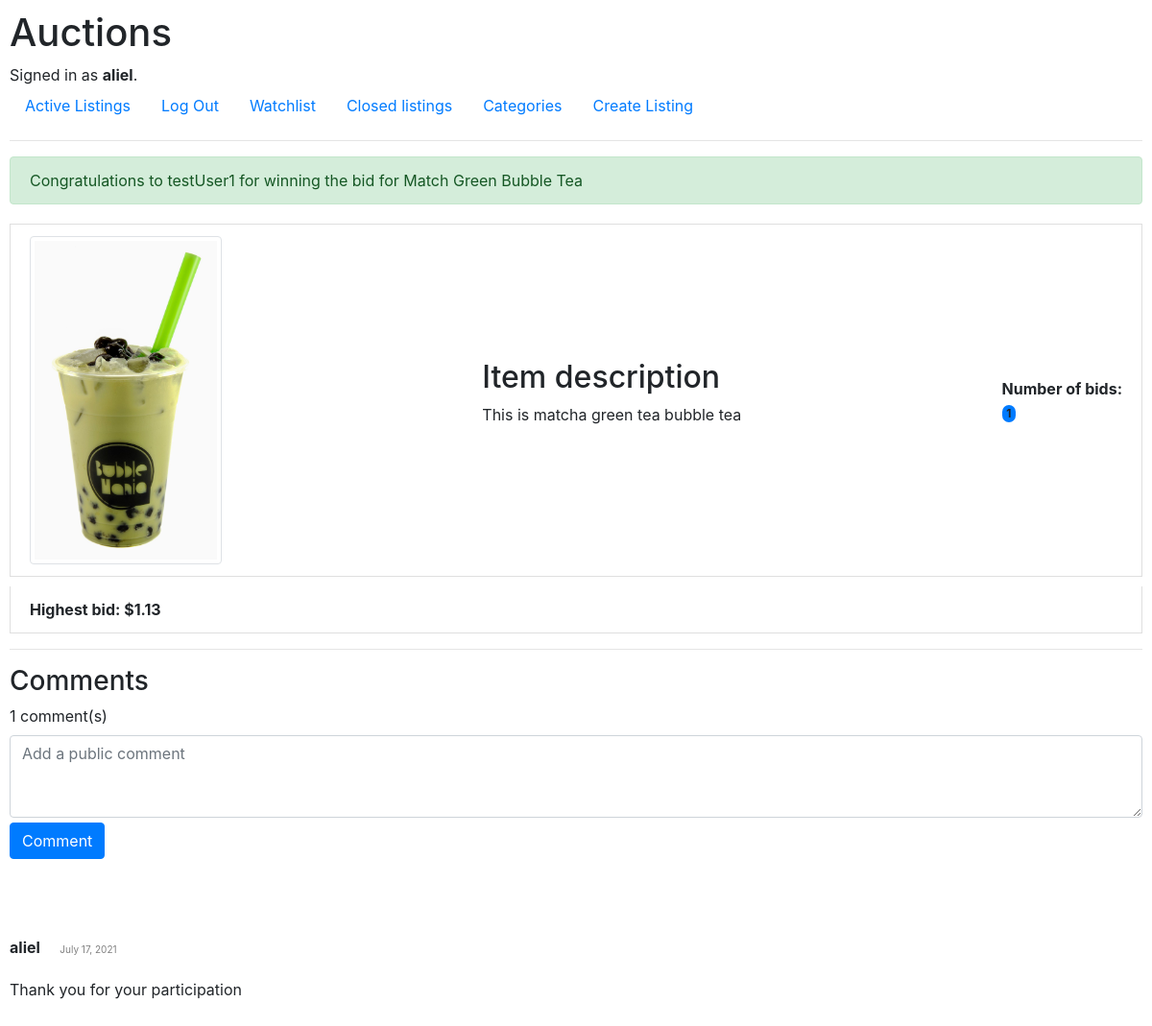
Screenshot of /34 (signed in) with the database file from the repository.
### auctions/models.py (models this page shows, shortened)
class User(AbstractUser):
    pass

class AuctionListing(models.Model):
    item_name = models.CharField(max_length=32)
    item_description = models.CharField(max_length=64)
    starting_price = models.FloatField()
    current_price = models.FloatField()
    user = models.ForeignKey(User, on_delete=models.CASCADE)
    pic = models.ImageField(upload_to="media")
    create_timestamp = models.DateTimeField(auto_now_add=True, auto_now=False)
    update_timestamp = models.DateTimeField(auto_now_add=False, auto_now=True)
    deadline = models.DateTimeField()
    categories = models.CharField(max_length=128, blank=True, null=True)
    watchlist_users = models.ManyToManyField(User, blank=True,
                                             related_name="watchlist")
    auction_winner = models.ForeignKey(User, on_delete=models.DO_NOTHING,
                                       blank=True, null=True,
                                       related_name="winner")
    is_closed = models.BooleanField(default=False)

class AuctionComment(models.Model):
    user = models.ForeignKey(User, on_delete=models.CASCADE)
    comment = models.CharField(max_length=256)
    timestamp = models.DateField(auto_now_add=True)
    listing = models.ForeignKey(AuctionListing, on_delete=models.CASCADE)

### auctions/views.py (the view, shortened to what this page needs)
# urls.py: path("<int:item_id>", views.auction_item, name="item"),
def auction_item(request, item_id):
    listing = AuctionListing.objects.get(pk=item_id)
    num_bids = AuctionBid.objects.filter(listing=listing).count()
    adjust = timedelta(hours=4)
    try:  # this will not work if no bids have been made yet
        highest_bid = AuctionBid.objects.get(listing=listing,
                                             bid_amount=listing.current_price)
    except AuctionBid.DoesNotExist:
        highest_bid = None
    comments = AuctionComment.objects.filter(listing=listing)
    num_comments = comments.count()
    if request.method == "POST":
        if request.POST["form_type"] == "bid":
            return HttpResponseRedirect(reverse("bid", args=(item_id,)))
        elif request.POST["form_type"] == "comment":
            make_comment(request, listing)
            return HttpResponseRedirect(reverse("item", args=(item_id,)))
        elif request.POST["form_type"] == "watchlist":
            user_id = int(request.POST["uid"])
            user = User.objects.get(pk=user_id)
            listing.watchlist_users.add(user)
            return HttpResponseRedirect(reverse("watchlist"))
        elif request.POST["form_type"] == "close":
            return close_listing(listing)
    else:
        user = User.objects.get(pk=request.user.id)
        context = {
            "listing": listing,
            "num_bids": num_bids,
            "comments": comments,
            "num_comments": num_comments,
            "watchlisted": listing in user.watchlist.all()
        }
        if highest_bid:
            context["bid_user"] = highest_bid.user
        else:
            context["bid_user"] = highest_bid
        return render(request, "auctions/item.html", context)

### auctions/templates/auctions/item.html (shortened to what this page needs)
{% extends "auctions/layout.html" %}
{% block body %}
    {% if listing.is_closed %}
        <div class="alert alert-success" role="alert">
           Congratulations to {{listing.auction_winner}} for winning the bid for {{listing.item_name}}
        </div>
    {% else %}
        <div class="alert alert-warning" role="alert">
            Bidding ends on {{listing.deadline}}
        </div>
    {% endif %}
            <li class="list-group-item d-flex justify-content-between align-items-center" style="margin-bottom: 10px;">
                {% if listing.pic %}
                    <img src="media/{{listing.pic.url}}" class="img-thumbnail" alt="{{ listing.item_name }}" width="200px">
                {% else %}
                    <img src="media/media/no_image.png" class="img-thumbnail" alt="{{ listing.item_name }}" width="200px">
                {% endif %}
                <div id="info">
                    <h2>Item description</h2>
                    <p>{{listing.item_description}}</p>
                </div>
                <span>
                    <strong>Number of bids:</strong>
                    <br>
                    {% if num_bids > 0 %}
                    <span class="badge bg-primary rounded-pill">{{num_bids}}</span>
                    {% else %}
                    <span class="badge bg-primary rounded-pill">{{num_bids}}</span>
                    {% endif %}
                </span>
            </li>
            <li class="list-group-item d-flex justify-content-between align-items-center">
                <strong>Highest bid: ${{listing.current_price}} {% if user == bid_user %} (your bid) {% endif %}</strong>
            </li>
    <hr>
    <h3>Comments</h3>
    <div class="form-group" style="margin-bottom: 80px;">
        <form action="{% url 'item' listing.id %}" method="post">
            <label for="commentForm">{{num_comments}} comment(s)</label>
            <textarea class="form-control" id="commentForm" rows="3" placeholder="Add a public comment" style="margin-bottom: 5px;" name="comment"></textarea>
            <input type="submit" class="btn btn-primary" value="Comment">
        </form>
      </div>
    {% for comment in comments %}
      <div style="margin-bottom: 32px;">
            <span>
                <strong>{{comment.user}}</strong>
                <span style="margin-left: 16px; color: grey; font-size: 10px;">{{comment.timestamp}}</span>
            </span>
            <p style="margin-top: 20px;">{{comment.comment}}</p>
      </div>
    {% endfor %}
{% endblock %}

### auctions/templates/auctions/layout.html (shortened to what this page needs)
{% load static %}
<!DOCTYPE html>
<html lang="en">
    <head>
        <link rel="stylesheet" href="https://stackpath.bootstrapcdn.com/bootstrap/4.4.1/css/bootstrap.min.css">
        <link href="{% static 'auctions/styles.css' %}" rel="stylesheet">
    </head>
    <body>
        <h1>Auctions</h1>
        <div>
            {% if user.is_authenticated %}
                Signed in as <strong>{{ user.username }}</strong>.
            {% else %}
                Not signed in.
            {% endif %}
        </div>
        <ul class="nav">
            <li class="nav-item">
                    <a class="nav-link" href="{% url 'index' %}">
                        Active Listings
                    </a>
            </li>
            {% if user.is_authenticated %}
                <li class="nav-item">
                    <a class="nav-link" href="{% url 'logout' %}">Log Out</a>
                </li>
                <li class="nav-item">
                    <a class="nav-link" href="{% url 'watchlist' %}">
                        Watchlist
                    </a>
                </li>
                <li class="nav-item">
                    <a class="nav-link" href="{% url 'closed' %}">
                        Closed listings
                    </a>
                </li>
                <li class="nav-item">
                    <a class="nav-link" href="{% url 'categories' %}">Categories</a>
                </li>
            {% endif %}
            <li class="nav-item">
                <a class="nav-link" href="{% url 'create' %}">Create Listing</a>
            </li>
        </ul>
        <hr>
        {% block body %}
        {% endblock %}
    </body>
</html>

### auctions/static/auctions/styles.css (style rules this page uses)
body { padding: 10px; }

### rows the page displays
User: username "aliel"
AuctionListing: auction_winner "testUser1", item_name "Match Green Bubble Tea", pic (picture), item_description "This is matcha green tea bubble tea", current_price "1.13"
AuctionComment: user "aliel", timestamp "July 17, 2021", comment "Thank you for your participation"

### other values shown
{{ num_bids }} "1"
{{ num_comments }} "1"
